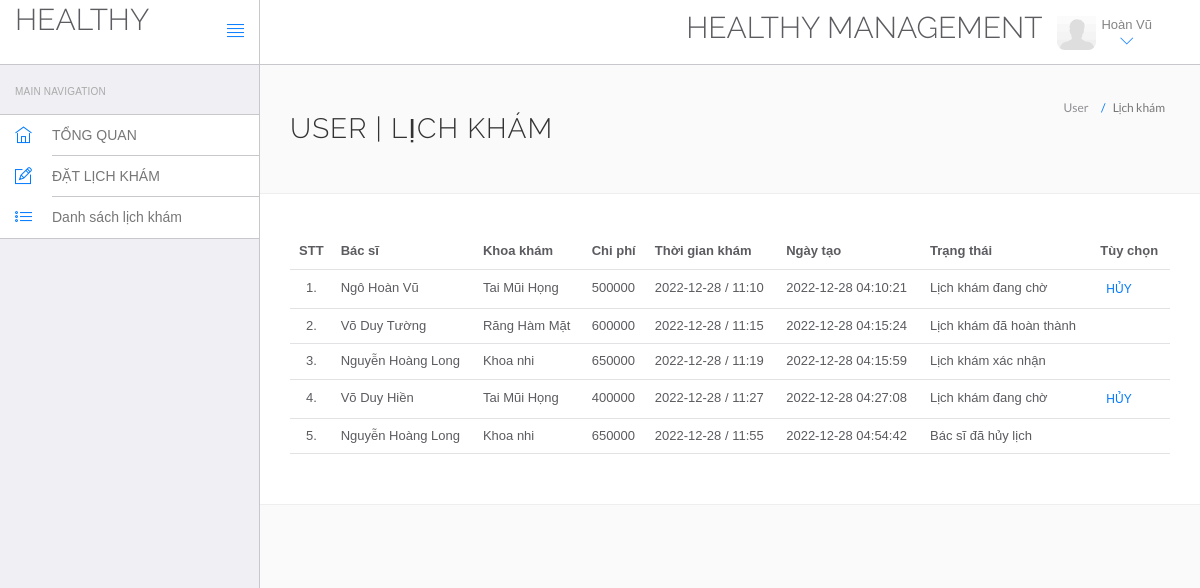
Page /hospital/hms/appointment-history.php (signed in) on the committed database.
### tables this page shows
CREATE TABLE `users` (
  `id` int(11) NOT NULL,
  `fullName` varchar(255) NOT NULL,
  `address` longtext NOT NULL,
  `city` varchar(255) NOT NULL,
  `gender` varchar(255) NOT NULL,
  `email` varchar(255) NOT NULL,
  `password` varchar(255) NOT NULL,
  `regDate` timestamp NOT NULL DEFAULT current_timestamp(),
  `updationDate` varchar(255) NOT NULL
);

CREATE TABLE `appointment` (
  `id` int(11) NOT NULL,
  `doctorSpecialization` varchar(255) NOT NULL,
  `doctorId` int(11) NOT NULL,
  `userId` int(11) NOT NULL,
  `consultancyFees` int(11) NOT NULL,
  `appointmentDate` varchar(255) NOT NULL,
  `appointmentTime` varchar(255) NOT NULL,
  `postingDate` timestamp NOT NULL DEFAULT current_timestamp(),
  `userStatus` int(11) NOT NULL,
  `doctorStatus` int(11) NOT NULL,
  `updationDate` varchar(255) NOT NULL
);

CREATE TABLE `doctors` (
  `id` int(11) NOT NULL,
  `specilization` varchar(255) NOT NULL,
  `doctorName` varchar(255) NOT NULL,
  `address` longtext NOT NULL,
  `docFees` varchar(255) NOT NULL,
  `contactno` bigint(11) NOT NULL,
  `docEmail` varchar(255) NOT NULL,
  `password` varchar(255) NOT NULL,
  `creationDate` timestamp NOT NULL DEFAULT current_timestamp(),
  `updationDate` varchar(255) NOT NULL
);

### hospital/hms/appointment-history.php (the view, shortened to what this page needs)
<!DOCTYPE html>
<html lang="en">
<head>
    <link rel="stylesheet" href="vendor/bootstrap/css/bootstrap.min.css">
    <link rel="stylesheet" href="vendor/fontawesome/css/font-awesome.min.css">
    <link rel="stylesheet" href="vendor/themify-icons/themify-icons.min.css">
    <link href="vendor/animate.css/animate.min.css" rel="stylesheet" media="screen">
    <link href="vendor/perfect-scrollbar/perfect-scrollbar.min.css" rel="stylesheet" media="screen">
    <link href="vendor/switchery/switchery.min.css" rel="stylesheet" media="screen">
    <link href="vendor/bootstrap-touchspin/jquery.bootstrap-touchspin.min.css" rel="stylesheet" media="screen">
    <link href="vendor/select2/select2.min.css" rel="stylesheet" media="screen">
    <link href="vendor/bootstrap-datepicker/bootstrap-datepicker3.standalone.min.css" rel="stylesheet" media="screen">
    <link href="vendor/bootstrap-timepicker/bootstrap-timepicker.min.css" rel="stylesheet" media="screen">
    <link rel="stylesheet" href="assets/css/styles.css">
    <link rel="stylesheet" href="assets/css/plugins.css">
    <link rel="stylesheet" href="assets/css/themes/theme-1.css" id="skin_color" />
</head>
<body>
    <div id="app">
        <?php include('include/sidebar.php');?>
        <div class="app-content">
            <?php include('include/header.php');?>
            <div class="main-content">
                <div class="wrap-content container" id="container">
                    <section id="page-title">
                        <div class="row">
                            <div class="col-sm-8">
                                <h1 class="mainTitle">User | Lịch khám</h1>
                            </div>
                            <ol class="breadcrumb">
                                <li>
                                    <span>User </span>
                                </li>
                                <li class="active">
                                    <span>Lịch khám</span>
                                </li>
                            </ol>
                        </div>
                    </section>
                    <div class="container-fluid container-fullw bg-white">
                        <div class="row">
                            <div class="col-md-12">
                                <table class="table table-hover" id="sample-table-1">
                                    <thead>
                                        <tr>
                                            <th class="center">STT</th>
                                            <th class="hidden-xs">Bác sĩ</th>
                                            <th>Khoa khám</th>
                                            <th>Chi phí</th>
                                            <th>Thời gian khám</th>
                                            <th>Ngày tạo</th>
                                            <th>Trạng thái</th>
                                            <th>Tùy chọn</th>
                                        </tr>
                                    </thead>
                                    <tbody>
                                        <?php
$sql=mysql_query("select doctors.doctorName as docname,appointment.*  from appointment join doctors on doctors.id=appointment.doctorId where appointment.userId='".$_SESSION['id']."'");
$cnt=1;
while($row=mysql_fetch_array($sql))
{
?>
                                        <tr>
                                            <td class="center"><?php echo $cnt;?>.</td>
                                            <td class="hidden-xs"><?php echo $row['docname'];?></td>
                                            <td><?php echo $row['doctorSpecialization'];?></td>
                                            <td><?php echo $row['consultancyFees'];?></td>
                                            <td><?php echo $row['appointmentDate'];?> / <?php echo
												 $row['appointmentTime'];?>
                                            </td>
                                            <td><?php echo $row['postingDate'];?></td>
                                            <td>
                                                <?php if(($row['userStatus']==0) && ($row['doctorStatus']==0))
														if(($row['userStatus']==1) && ($row['doctorStatus']==0))
														{
															echo "Bác sĩ đã hủy lịch";
														}
														if(($row['userStatus']==1) && ($row['doctorStatus']==1))
														{
															echo "Lịch khám đang chờ";
														}
                                                        if(($row['userStatus']==1) && ($row['doctorStatus']==2))
														{
															echo "Lịch khám đã hoàn thành";
														}
                                                        if(($row['userStatus']==1) && ($row['doctorStatus']==3))
														{
															echo "Lịch khám xác nhận";
														}?>
                                                    </td>
                                            <td>
                                                <div class="visible-md visible-lg hidden-sm hidden-xs">
                                                    <?php if(($row['userStatus']==1) && ($row['doctorStatus']==1))
{ ?>
                                                    <a href="appointment-history.php?id=<?php echo $row['id']?>&cancel=update"
                                                        onClick="return confirm('Bạn chắc chắn muốn hủy cuộc hẹn này?')"
                                                        class="btn btn-transparent btn-xs tooltips"
                                                        title="Cancel Appointment" tooltip-placement="top"
                                                        tooltip="Remove">HỦY</a>
                                                    <?php } else {
		echo "";
		} ?>
                                                </div>
                                            </td>
                                        </tr>
                                        <?php
$cnt=$cnt+1;
											 }?>
                                    </tbody>
                                </table>
                            </div>
                        </div>
                    </div>
                </div>
            </div>
        </div>
    </div>
</body>
</html>

### hospital/hms/include/sidebar.php
<div class="sidebar app-aside" id="sidebar">
				<div class="sidebar-container perfect-scrollbar">
<nav>
						<div class="navbar-title">
							<span>Main Navigation</span>
						</div>
						<ul class="main-navigation-menu">
							<li>
								<a href="dashboard.php">
									<div class="item-content">
										<div class="item-media">
											<i class="ti-home"></i>
										</div>
										<div class="item-inner">
											<span class="title"> TỔNG QUAN </span>
										</div>
									</div>
								</a>
							</li>
							<li>
								<a href="book-appointment.php">
									<div class="item-content">
										<div class="item-media">
											<i class="ti-pencil-alt"></i>
										</div>
										<div class="item-inner">
											<span class="title"> ĐẶT LỊCH KHÁM </span>
										</div>
									</div>
								</a>
							</li>
							<li>
								<a href="appointment-history.php">
									<div class="item-content">
										<div class="item-media">
											<i class="ti-list"></i>
										</div>
										<div class="item-inner">
											<span class="title"> Danh sách lịch khám </span>
										</div>
									</div>
								</a>
							</li>
						</ul>
					</nav>
					</div>
			</div>

### hospital/hms/include/header.php (shortened to what this page needs)
<header class="navbar navbar-default navbar-static-top">
					<div class="navbar-header">
						<a class="navbar-brand" href="#">
							<h2 style="padding-top:2% ">HEALTHY</h2>
						</a>
						<a href="#" class="sidebar-toggler pull-right visible-md visible-lg" data-toggle-class="app-sidebar-closed" data-toggle-target="#app">
							<i class="ti-align-justify"></i>
						</a>
					</div>
					<div class="navbar-collapse collapse">
						<ul class="nav navbar-right">
								<li  style="padding-top:2% ">
								<h2>HEALTHY MANAGEMENT</h2>
							</li>
							<li class="dropdown current-user">
								<a href class="dropdown-toggle" data-toggle="dropdown">
									<img src="assets/images/avatar-1.jpg" alt="Peter"> <span class="username">
									<?php $query=mysql_query("select fullName from users where id='".$_SESSION['id']."'");
while($row=mysql_fetch_array($query))
{
	echo $row['fullName'];
}
									?> <i class="ti-angle-down"></i></i></span>
								</a>
							</li>
						</ul>
					</div>
				</header>

### hospital/hms/assets/css/plugins.css (style rules this page uses)
.perfect-scrollbar { overflow-y: hidden !important; }

### hospital/hms/assets/css/themes/theme-1.css (style rules this page uses)
body { background: #FAFAFA; }
header .navbar-header { background: #ffffff !important; border-right-color: #c8c7cc !important; border-bottom-color: #c8c7cc !important; }
header .navbar-header .sidebar-toggler, header .navbar-header .sidebar-mobile-toggler { color: #007aff !important; }
header .navbar-header .navbar-brand { color: #777 !important; }
header .navbar-collapse { background: #ffffff !important; border-bottom-color: #c8c7cc !important; box-shadow: none !important; }
header .navbar-collapse .navbar-right > li > a { color: #777; }
header .navbar-collapse .navbar-right > li > a i { color: #007aff !important; }
#sidebar { background: #EFEFF4 !important; }
#sidebar:before { border-right-width: "1px" !important; border-right-style: solid; border-right-color: #c8c7cc !important; }
#sidebar nav { border-right-width: "1px" !important; border-right-style: solid; border-right-color: #c8c7cc !important; }
#sidebar nav .navbar-title { color: #aaaaaa; }
#sidebar nav > ul { background: #ffffff !important; border-bottom-color: #c8c7cc !important; border-top-color: #c8c7cc !important; }
#sidebar nav > ul > li > a .item-media > i { color: #007aff !important; }
#sidebar nav > ul > li > a .item-inner { color: #777 !important; border-bottom-color: #c8c7cc; }

### rows in the picture
users: fullName "Hoàn Vũ"
appointment: doctorId.doctorName "Ngô Hoàn Vũ", doctorSpecialization "Tai Mũi Họng", consultancyFees "500000", appointmentDate "2022-12-28", appointmentTime "11:10", postingDate "2022-12-28 04:10:21", userStatus "Lịch khám đang chờ"
appointment: doctorId.doctorName "Võ Duy Tường", doctorSpecialization "Răng Hàm Mặt", consultancyFees "600000", appointmentDate "2022-12-28", appointmentTime "11:15", postingDate "2022-12-28 04:15:24", userStatus "Lịch khám đã hoàn thành"
appointment: doctorId.doctorName "Nguyễn Hoàng Long", doctorSpecialization "Khoa nhi", consultancyFees "650000", appointmentDate "2022-12-28", appointmentTime "11:19", postingDate "2022-12-28 04:15:59", userStatus "Lịch khám xác nhận"
appointment: doctorId.doctorName "Võ Duy Hiền", doctorSpecialization "Tai Mũi Họng", consultancyFees "400000", appointmentDate "2022-12-28", appointmentTime "11:27", postingDate "2022-12-28 04:27:08", userStatus "Lịch khám đang chờ"
appointment: doctorId.doctorName "Nguyễn Hoàng Long", doctorSpecialization "Khoa nhi", consultancyFees "650000", appointmentDate "2022-12-28", appointmentTime "11:55", postingDate "2022-12-28 04:54:42", userStatus "Bác sĩ đã hủy lịch"
